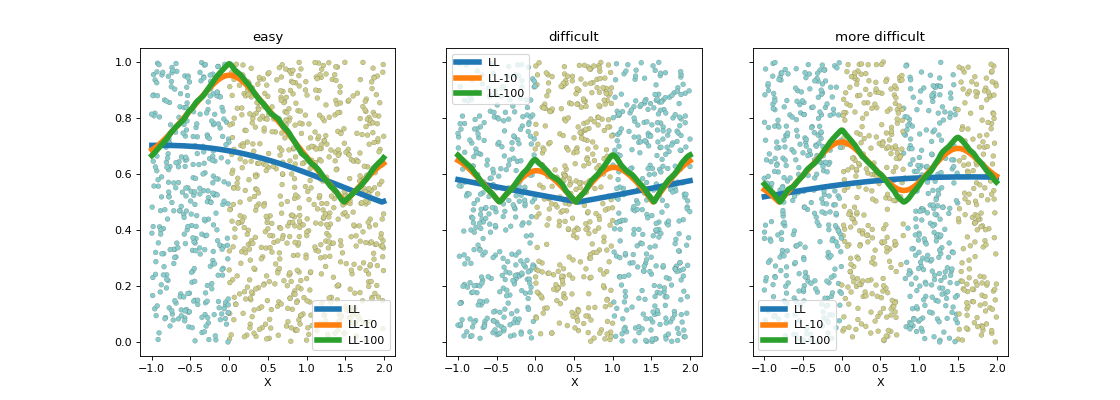

The Python source for this figure:
import matplotlib.pyplot as plt
from mlstatpy.ml.logreg import criteria2, random_set_1d, plot_ds

X1, y1 = random_set_1d(1000, 2)
X2, y2 = random_set_1d(1000, 3)
X3, y3 = random_set_1d(1000, 4)
df1 = criteria2(X1, y1)
df2 = criteria2(X2, y2)
df3 = criteria2(X3, y3)
print(df3)

fig, ax = plt.subplots(1, 3, figsize=(14, 5), sharey=True)
plot_ds(X1, y1, ax=ax[0], title="easy")
plot_ds(X2, y2, ax=ax[1], title="difficult")
plot_ds(X3, y3, ax=ax[2], title="more difficult")
df1.plot(x='X', y=['LL', 'LL-10', 'LL-100'], ax=ax[0], lw=5.)
df2.plot(x='X', y=['LL', 'LL-10', 'LL-100'], ax=ax[1], lw=5.)
df3.plot(x='X', y=['LL', 'LL-10', 'LL-100'], ax=ax[2], lw=5.)
plt.show()
